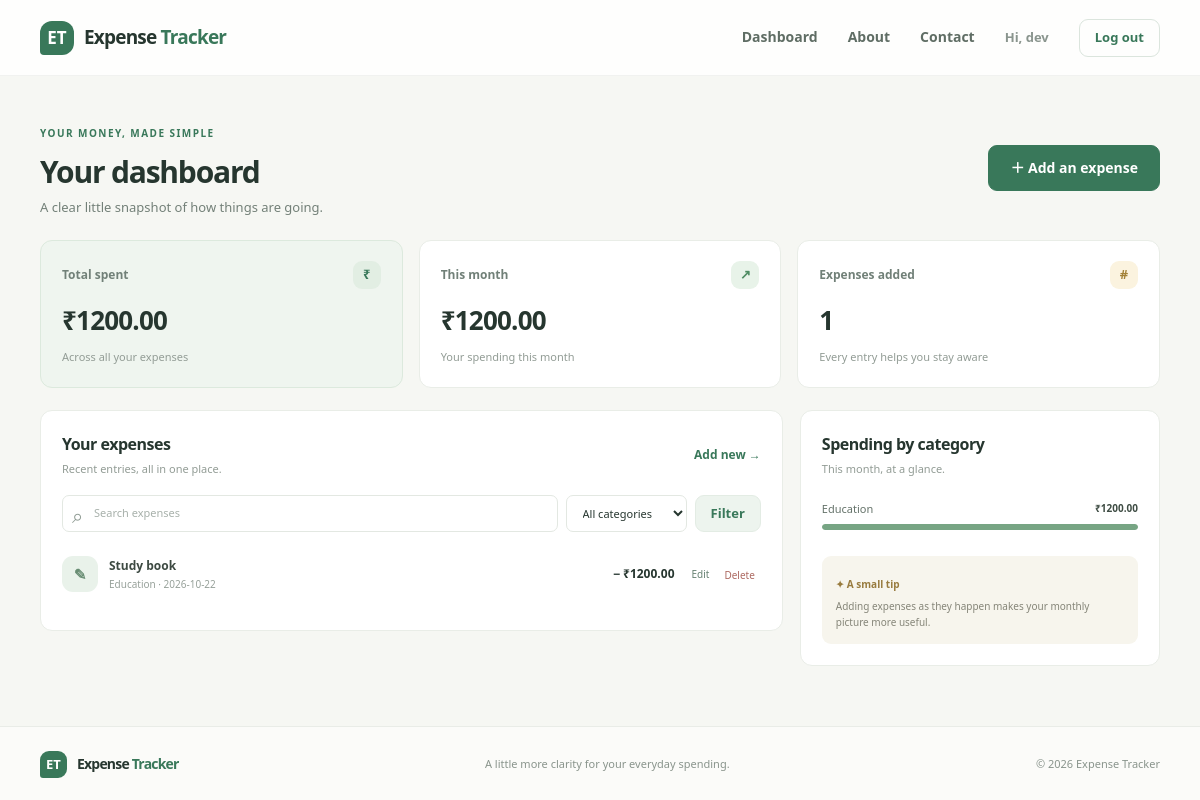
The app's page /dashboard (signed in) with its own data.
### tables this page shows
CREATE TABLE users (
                id INTEGER PRIMARY KEY AUTOINCREMENT,
                name TEXT NOT NULL,
                email TEXT NOT NULL UNIQUE,
                password_hash TEXT NOT NULL,
                created_at TEXT NOT NULL
            );

CREATE TABLE expense(
          id INTEGER PRIMARY KEY AUTOINCREMENT,
          title TEXT,
          amount REAL,
          category TEXT
    , user_id INTEGER REFERENCES users(id) ON DELETE CASCADE, expense_date TEXT, created_at TEXT);

### app.py (the view)
@app.route("/dashboard")
@login_required
def dashboard():
    user_id = session["user_id"]
    current_month = date.today().strftime("%Y-%m")
    search = request.args.get("q", "").strip()[:80]
    category = request.args.get("category", "").strip()
    conditions = ["user_id = ?"]
    parameters = [user_id]
    if search:
        conditions.append("(title LIKE ? OR category LIKE ?)")
        parameters.extend([f"%{search}%", f"%{search}%"])
    if category in CATEGORIES:
        conditions.append("category = ?")
        parameters.append(category)
    where_clause = " AND ".join(conditions)
    with get_db() as connection:
        expenses = connection.execute(
            f"""
            SELECT id, title, amount, category, expense_date
            FROM expense
            WHERE {where_clause}
            ORDER BY COALESCE(expense_date, '') DESC, id DESC
            LIMIT 100
            """,
            parameters,
        ).fetchall()
        totals = connection.execute(
            """
            SELECT
                COALESCE(SUM(amount), 0) AS total,
                COALESCE(SUM(CASE WHEN substr(expense_date, 1, 7) = ? THEN amount ELSE 0 END), 0) AS month_total,
                COUNT(*) AS count
            FROM expense
            WHERE user_id = ?
            """,
            (current_month, user_id),
        ).fetchone()
        category_totals = connection.execute(
            """
            SELECT category, SUM(amount) AS total
            FROM expense
            WHERE user_id = ? AND substr(expense_date, 1, 7) = ?
            GROUP BY category
            ORDER BY total DESC
            LIMIT 5
            """,
            (user_id, current_month),
        ).fetchall()
    return render_template(
        "dashboard.html",
        expenses=expenses,
        totals=totals,
        category_totals=category_totals,
        categories=CATEGORIES,
        search=search,
        selected_category=category,
    )

### app.py (called while the page is built)
@contextmanager
def get_db():
    connection = sqlite3.connect(app.config["DATABASE"])
    connection.row_factory = sqlite3.Row
    connection.execute("PRAGMA foreign_keys = ON")
    try:
        yield connection
        connection.commit()
    except Exception:
        connection.rollback()
        raise
    finally:
        connection.close()

def login_required(view):
    @wraps(view)
    def wrapped_view(*args, **kwargs):
        if not session.get("user_id"):
            flash("Please log in to continue.", "info")
            return redirect(url_for("login"))
        return view(*args, **kwargs)
    return wrapped_view

def csrf_token():
    token = session.get("_csrf_token")
    if token is None:
        token = secrets.token_urlsafe(32)
        session["_csrf_token"] = token
    return token

@app.before_request
def protect_forms():
    if request.method == "POST":
        submitted_token = request.form.get("_csrf_token", "")
        expected_token = session.get("_csrf_token", "")
        if not submitted_token or not expected_token or not hmac.compare_digest(
            submitted_token, expected_token
        ):
            abort(400, description="Your form has expired. Please reload the page and try again.")

@app.context_processor
def inject_template_values():
    user = None
    user_id = session.get("user_id")
    if user_id:
        with get_db() as connection:
            user = connection.execute(
                "SELECT id, name, email FROM users WHERE id = ?", (user_id,)
            ).fetchone()
        if user is None:
            session.clear()
    return {
        "current_user": user,
        "csrf_token": csrf_token,
        "today_year": date.today().year,
    }

### templates/dashboard.html (shortened to what this page needs)
{% extends "base.html" %}
{% block content %}
<section class="dashboard-heading">
    <div>
        <span class="eyebrow">YOUR MONEY, MADE SIMPLE</span>
        <h1>Your dashboard</h1>
        <p>A clear little snapshot of how things are going.</p>
    </div>
    <a class="button" href="{{ url_for('add_expense') }}">＋ Add an expense</a>
</section>
<section class="stats-grid" aria-label="Expense summary">
    <article class="stat-card stat-highlight">
        <div class="stat-top"><span>Total spent</span><span class="stat-icon">₹</span></div>
        <strong>₹{{ '%.2f'|format(totals.total) }}</strong>
        <small>Across all your expenses</small>
    </article>
    <article class="stat-card">
        <div class="stat-top"><span>This month</span><span class="stat-icon stat-icon-green">↗</span></div>
        <strong>₹{{ '%.2f'|format(totals.month_total) }}</strong>
        <small>Your spending this month</small>
    </article>
    <article class="stat-card">
        <div class="stat-top"><span>Expenses added</span><span class="stat-icon stat-icon-yellow">#</span></div>
        <strong>{{ totals.count }}</strong>
        <small>Every entry helps you stay aware</small>
    </article>
</section>
<div class="dashboard-columns">
    <section class="panel expense-panel">
        <div class="panel-heading">
            <div><h2>Your expenses</h2><p>Recent entries, all in one place.</p></div>
            <a class="text-link" href="{{ url_for('add_expense') }}">Add new <span aria-hidden="true">→</span></a>
        </div>
        <form class="filter-form" method="get" action="{{ url_for('dashboard') }}">
            <label class="search-field"><span class="sr-only">Search expenses</span><span aria-hidden="true">⌕</span><input type="search" name="q" value="{{ search }}" placeholder="Search expenses"></label>
            <select id="category-filter" name="category">
                <option value="">All categories</option>
            </select>
            <button class="button button-small button-soft" type="submit">Filter</button>
        </form>
        {% if expenses %}
            <div class="expense-list">
                {% for expense in expenses %}
                    <article class="expense-row">
                        <span class="expense-icon {% if expense.category == 'Food' %}icon-food{% elif expense.category == 'Transport' %}icon-transport{% elif expense.category == 'Bills' %}icon-bills{% elif expense.category == 'Shopping' %}icon-shopping{% else %}icon-other{% endif %}">
                            {% if expense.category == 'Food' %}🍋{% elif expense.category == 'Transport' %}↗{% elif expense.category == 'Bills' %}⌂{% elif expense.category == 'Shopping' %}◇{% elif expense.category == 'Health' %}+{% elif expense.category == 'Education' %}✎{% elif expense.category == 'Entertainment' %}♫{% else %}•{% endif %}
                        </span>
                        <div class="expense-info"><strong>{{ expense.title }}</strong><span>{{ expense.category }} · {{ expense.expense_date or 'Date not set' }}</span></div>
                        <strong class="expense-amount">− ₹{{ '%.2f'|format(expense.amount) }}</strong>
                        <div class="expense-actions">
                            <a class="icon-button" href="{{ url_for('edit_expense', expense_id=expense.id) }}" aria-label="Edit {{ expense.title }}">Edit</a>
                            <form method="post" action="{{ url_for('delete_expense', expense_id=expense.id) }}" data-confirm="Delete this expense? This cannot be undone.">
                                <button class="icon-button delete-button" type="submit" aria-label="Delete {{ expense.title }}">Delete</button>
                            </form>
                        </div>
                    </article>
                {% endfor %}
            </div>
        {% endif %}
    </section>
    <aside class="panel category-panel">
        <div class="panel-heading"><div><h2>Spending by category</h2><p>This month, at a glance.</p></div></div>
        {% if category_totals %}
            {% set max_total = category_totals[0].total %}
            <div class="category-list">
                {% for item in category_totals %}
                    <div class="category-item">
                        <div class="category-line"><span>{{ item.category }}</span><strong>₹{{ '%.2f'|format(item.total) }}</strong></div>
                        <div class="progress-track"><span style="width: {{ (item.total / max_total * 100)|round|int }}%"></span></div>
                    </div>
                {% endfor %}
            </div>
        {% else %}
            <div class="category-empty"><span>◌</span><p>Your category summary will show up after you add an expense this month.</p></div>
        {% endif %}
        <div class="tip-card"><span>✦ A small tip</span><p>Adding expenses as they happen makes your monthly picture more useful.</p></div>
    </aside>
</div>
{% endblock %}

### templates/base.html (shortened to what this page needs)
<!doctype html>
<html lang="en">
<head>
    <link rel="stylesheet" href="{{ url_for('static', filename='css/style.css') }}">
</head>
<body>
    <header class="site-header">
        <div class="nav-wrap">
            <a class="brand" href="{{ url_for('index') }}">
                <span class="brand-mark">ET</span>
                <span>Expense <span class="brand-light">Tracker</span></span>
            </a>
            <nav class="main-nav" aria-label="Main navigation">
                {% if current_user %}
                    <a href="{{ url_for('dashboard') }}">Dashboard</a>
                    <a href="{{ url_for('about') }}">About</a>
                    <a href="{{ url_for('contact') }}">Contact</a>
                    <span class="nav-user">Hi, {{ current_user.name.split(' ')[0] }}</span>
                    <form class="nav-form" action="{{ url_for('logout') }}" method="post">
                        <button class="button button-small button-outline" type="submit">Log out</button>
                    </form>
                {% else %}
                    <a href="{{ url_for('about') }}">About</a>
                    <a href="{{ url_for('contact') }}">Contact</a>
                    <a href="{{ url_for('login') }}">Log in</a>
                    <a class="button button-small" href="{{ url_for('register') }}">Get started</a>
                {% endif %}
            </nav>
        </div>
    </header>
    <main class="page-shell">
        {% block content %}{% endblock %}
    </main>
    <footer class="site-footer">
        <div class="footer-inner">
            <a class="brand footer-brand" href="{{ url_for('index') }}">
                <span class="brand-mark">ET</span>
                <span>Expense <span class="brand-light">Tracker</span></span>
            </a>
            <p>A little more clarity for your everyday spending.</p>
            <span>© {{ today_year }} Expense Tracker</span>
        </div>
    </footer>
</body>
</html>

### records on screen
users: name "dev"
expense: title "Study book", category "Education", expense_date "2026-10-22", amount "1200.00", total "1200.00", {{ (item.total / max_total * 100)|round|int }} 100 (drawn)

### other values on screen
{{ '%.2f'|format(totals.total) }} "1200.00"
{{ '%.2f'|format(totals.month_total) }} "1200.00"
{{ totals.count }} "1"
